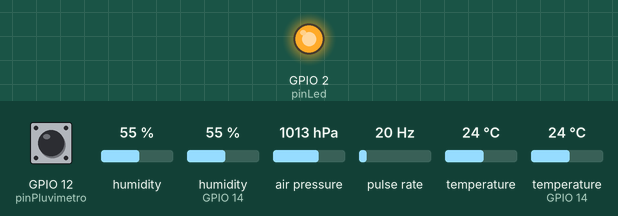
This sketch was run on a simulated ESP8266 (NodeMCU). On the bench: output pins drawn as LEDs (lit = HIGH). Wiring (inferred from the names in the program): pulse sensor: data GPIO 0. The inputs (shaded band) are chosen by the test bench; at power-on: air pressure 1013 hPa, pulse rate 20 Hz, GPIO 12 (pinPluvimetro) HIGH, humidity 55 %, humidity (sensor on GPIO 14) 55 %, temperature 24 °C, temperature (sensor on GPIO 14) 24 °C. WiFi joins after 1.5 s; servers stay silent unless stated; what the sketch prints to the serial monitor is not drawn.

Above: at 3.9 s.
4.0 s: air pressure set to 952 hPa
At 9.7 s:
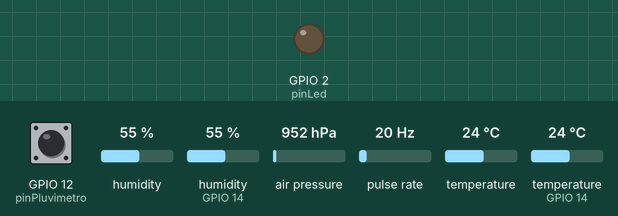
16.6 s: pulse rate set to 4 Hz
Timing chart, 0 to 31.0 s (numbered marks = the images above; inputs shaded):
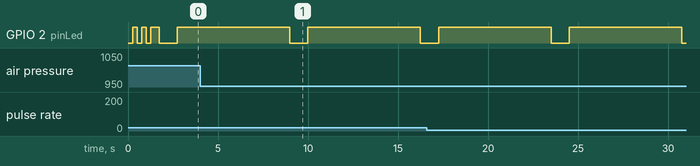

Measured:
- by itself, GPIO 2 (pinLed): alternates HIGH for 6.3 s and LOW for 1.0 s

The sketch:

PruebaConectarNetBeans.ino
```cpp
////Liberias
#include <ESP8266WiFi.h>
#include <Adafruit_Sensor.h>
#include <Adafruit_BME280.h>
#include "DHT.h"

#define SEALEVELPRESSURE_HPA (1013.25)
#define DHTTYPE DHT22

////Internet
//const char* ssid = "Proyecto_TermoBoy";
//const char* contra = "55555555";
const char* ssid = "MiFibra-58CD";
const char* contra = "itdMY4Xj";

////Servicio
//#define host "192.168.137.1"
#define host "192.168.1.67"
const int port = 20003;

////Definir los pin de entrada y salida
const int pinAnemometro = 0;
const float dinAnemometro = 0.032;
const int pinPluvimetro = 12;
const float ml3H = 10;
const int pinLed = 2;
const int pinDHT = 14;
//const int pintLedPolvo;
const int pinPolvo = 0;

////Declaracion de objetos
Adafruit_BME280 bme;
DHT dht(pinDHT,DHTTYPE);
WiFiClient client;

//Varibles
float temperatura,humedad,presion,altitud;
float t,h,hif;
float velocidad = 0;
float lluvia = 0;
float polvo = 0;
float lumins = 0;

//Tiempo que espera para poder ver los datos
unsigned long esperaTiempo = 20000;
unsigned long tiempoEsperar = 0;
unsigned long tiempoAntes;
  void setup() {
    Serial.begin(115200);
    delay(10);

    bme.begin(0x76);
    dht.begin();

    pinMode(pinAnemometro, INPUT_PULLUP);
    pinMode(pinPluvimetro, INPUT_PULLUP);
    pinMode(pinLed, OUTPUT);//INPUT);
//    pinMode(pinLedPolvo, OUTPUT);//INPUT);

    //Configurar WiFi
    WiFi.mode(WIFI_STA);// modo cliente wifi
    conectarWiFi();

    Serial.println("");
    Serial.println(WiFi.localIP());

    //Conectar con el servido
    conectarServidor();

    Serial.print("Tiempo Actual    " ); Serial.println(tiempoAntes);
    Serial.print("Tiempo a esperar " ); Serial.println(esperaTiempo);
    Serial.print("Resultado Tiempo " ); Serial.println(tiempoEsperar);

    //listener del Anemometro
    attachInterrupt(digitalPinToInterrupt(pinAnemometro), interrupcionViento, RISING);
    attachInterrupt(digitalPinToInterrupt(pinPluvimetro), interrupcionLluvia, RISING);
  }

  void loop() {
    if(client.connected()){
        if(millis() > tiempoEsperar){
          miraTemBME280();
          miraTemDHT();
          //miraPolvo();
          Serial.println();
          Serial.print("Velocidad ms/rad :"); Serial.println(velocidad);
          Serial.println("-  -  -  -  -  -  -  -  -  -  -  -");

          velocidad = (2*3.1416*(dinAnemometro/2)*3.6)/((esperaTiempo/1000.0)/velocidad);
          lluvia = (ml3H*lluvia*3.6)/(esperaTiempo/1000.0);

          client.println("0000");
          delay(5);
          enviarDatos();
          tiempoEsperar = esperaTiempo + millis();
          reiniciarVariables();
        }
        /*else{
          delay(100);
          numEspera += 100;
        }*/
    }else{
      Serial.println("ERROR - Servidor caido!");
      client.stop();
      delay(5555);
      //Conectar con el servido
      conectarServidor();
    }
    if(WiFi.status()!= WL_CONNECTED){
      Serial.println("ERROR - Fallo WiFi");
      delay(5555);
      conectarWiFi();
    }

    delay(5);
  }

  void conectarWiFi(){
    long tiempoReintentar = millis() + 30000;
    WiFi.begin(ssid,contra);
    while(WiFi.status()!= WL_CONNECTED){
      if(millis() >= (tiempoReintentar)){
        Serial.println();
        WiFi.begin(ssid,contra);
        tiempoReintentar = millis() + 30000;
      }
      digitalWrite(pinLed, LOW);
      delay(250);
      Serial.print(".");

      digitalWrite(pinLed, HIGH);
      delay(250);
    }
  }

  void conectarServidor(){
    while(!client.connect(host,port)){
      digitalWrite(pinLed, LOW);
      Serial.println("ERROR - Fallo Conexión Servidor");
      delay(500);
      avisoLed(50,1);
    }
    digitalWrite(pinLed, HIGH);
    Serial.println("INFO - Conectado");

    delay(5);

    //envia un numero para recibir el numero de espera;
    digitalWrite(pinLed, LOW);
    client.println("1111");
    delay(5);
    digitalWrite(pinLed, HIGH);

    digitalWrite(pinLed, LOW);
    char skipChar[50] ;
    client.readStringUntil('\r').toCharArray(skipChar,50);
    esperaTiempo = atol(skipChar);
    digitalWrite(pinLed, HIGH);

    tiempoAntes = millis();
    tiempoEsperar = esperaTiempo + tiempoAntes;
  }

  void miraTemDHT(){
    h = dht.readHumidity();
    t = dht.readTemperature();
    hif = dht.computeHeatIndex(t,h, false);

    if (isnan(h) || isnan(t)) {
        Serial.println("ERROR - Fallo sensor DHT22");
        avisoLed(50,3);
        h = -100;
        t = -100;
        hif = -100;
    }else{
        Serial.println();
        Serial.println("DHT22");
        Serial.print("Temperatura :");  Serial.print(t);  Serial.println("ºC");
        Serial.print("Humedad :");  Serial.print(h);  Serial.println("%");
        Serial.print("Sensación termica: ");  Serial.println(hif);

      }
  }

  void miraTemBME280(){
    temperatura = bme.readTemperature();
    humedad = bme.readHumidity();
    presion = bme.readPressure() / 100.0F;
    //Altitud es un calculo, se puede ahorrar
    altitud = bme.readAltitude(SEALEVELPRESSURE_HPA);

    if(isnan(temperatura) || isnan(humedad) || isnan(presion)){
      Serial.println("ERROR - Fallo sensor BME280");
      avisoLed(50,3);
    }else{
      Serial.println();
      Serial.println("BME280");
      Serial.print("Temperatura :"); Serial.print(temperatura); Serial.println("ºC");
      Serial.print("Humedad :"); Serial.print(humedad); Serial.println("%");
      Serial.print("Presión :"); Serial.println(presion);
      Serial.print("Altitud :"); Serial.println(altitud);
    }

  }

  void miraPolvo(){
//    digitalWrite(pinLedPolvo,LOW);
    delayMicroseconds(280);
 //   polvo = analogRead(pinPolvo);
    delayMicroseconds(40);
 //   digitalWrite(pinLedPolvo,HIGH);
  }

  void interrupcionViento(){
    //NOTA_PROFE -> Mira el tiempo que tarda en dar la vuelta
    Serial.println("Sensor Magnetico");
    velocidad = velocidad +1 ;
  }

  void interrupcionLluvia(){
    lluvia = lluvia +1;
  }

  void avisoLed(int tiempo, int parpadeo){
      digitalWrite(pinLed, HIGH);
    for(int num = 0 ; num < parpadeo; num++){
      delay(tiempo);
      digitalWrite(pinLed, LOW);
      delay(tiempo);
      digitalWrite(pinLed, HIGH);
    }
  }

  void reiniciarVariables(){
    velocidad = 0;
    lluvia = 0;
    tiempoAntes = millis();
  }

  void enviarDatos(){
    Serial.println("INFO - Enviar Datos");
    digitalWrite(pinLed, LOW);

    client.println(temperatura);
    client.println(humedad);
    client.println(presion);
    //client.println(altitud);
    client.println(t);
    client.println(h);
    client.println(velocidad);
    client.println(lluvia);
    client.println(polvo);
    client.println(hif);
    client.println(lumins);
    /*
     //DataInputStream
    client.print(1);
    client.println(2);
    client.println(123);
    client.println(12.3f);
    //String UTF8 and numer Byte
    client.write(12);
    client.write("1");*/
    digitalWrite(pinLed, HIGH);
  }
```
